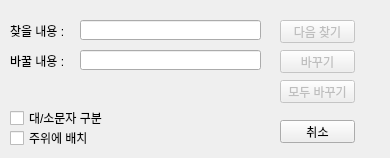
<?xml version="1.0" encoding="UTF-8"?>
<ui version="4.0">
 <class>Dialog</class>
 <widget class="QDialog" name="Dialog">
  <property name="geometry">
   <rect>
    <x>0</x>
    <y>0</y>
    <width>390</width>
    <height>158</height>
   </rect>
  </property>
  <property name="windowTitle">
   <string>Dialog</string>
  </property>
  <widget class="QPushButton" name="pushButton_findnext">
   <property name="enabled">
    <bool>false</bool>
   </property>
   <property name="geometry">
    <rect>
     <x>280</x>
     <y>20</y>
     <width>75</width>
     <height>23</height>
    </rect>
   </property>
   <property name="text">
    <string>다음 찾기</string>
   </property>
  </widget>
  <widget class="QPushButton" name="pushButton_cancle">
   <property name="geometry">
    <rect>
     <x>280</x>
     <y>120</y>
     <width>75</width>
     <height>23</height>
    </rect>
   </property>
   <property name="text">
    <string>취소</string>
   </property>
  </widget>
  <widget class="QLabel" name="label">
   <property name="geometry">
    <rect>
     <x>10</x>
     <y>20</y>
     <width>61</width>
     <height>21</height>
    </rect>
   </property>
   <property name="text">
    <string>찾을 내용 :</string>
   </property>
  </widget>
  <widget class="QLineEdit" name="lineEdit_find">
   <property name="geometry">
    <rect>
     <x>80</x>
     <y>20</y>
     <width>181</width>
     <height>20</height>
    </rect>
   </property>
  </widget>
  <widget class="QLineEdit" name="lineEdit_replace">
   <property name="geometry">
    <rect>
     <x>80</x>
     <y>50</y>
     <width>181</width>
     <height>20</height>
    </rect>
   </property>
  </widget>
  <widget class="QLabel" name="label_2">
   <property name="geometry">
    <rect>
     <x>10</x>
     <y>50</y>
     <width>61</width>
     <height>21</height>
    </rect>
   </property>
   <property name="text">
    <string>바꿀 내용 :</string>
   </property>
  </widget>
  <widget class="QPushButton" name="pushButton_replace">
   <property name="enabled">
    <bool>false</bool>
   </property>
   <property name="geometry">
    <rect>
     <x>280</x>
     <y>50</y>
     <width>75</width>
     <height>23</height>
    </rect>
   </property>
   <property name="text">
    <string>바꾸기</string>
   </property>
  </widget>
  <widget class="QPushButton" name="pushButton_replace_all">
   <property name="enabled">
    <bool>false</bool>
   </property>
   <property name="geometry">
    <rect>
     <x>280</x>
     <y>80</y>
     <width>75</width>
     <height>23</height>
    </rect>
   </property>
   <property name="text">
    <string>모두 바꾸기</string>
   </property>
  </widget>
  <widget class="QCheckBox" name="checkBox_CaseSensitive">
   <property name="geometry">
    <rect>
     <x>10</x>
     <y>110</y>
     <width>101</width>
     <height>16</height>
    </rect>
   </property>
   <property name="text">
    <string>대/소문자 구분</string>
   </property>
  </widget>
  <widget class="QCheckBox" name="checkBox_2">
   <property name="geometry">
    <rect>
     <x>10</x>
     <y>130</y>
     <width>81</width>
     <height>16</height>
    </rect>
   </property>
   <property name="text">
    <string>주위에 배치</string>
   </property>
  </widget>
 </widget>
 <resources/>
 <connections/>
</ui>
